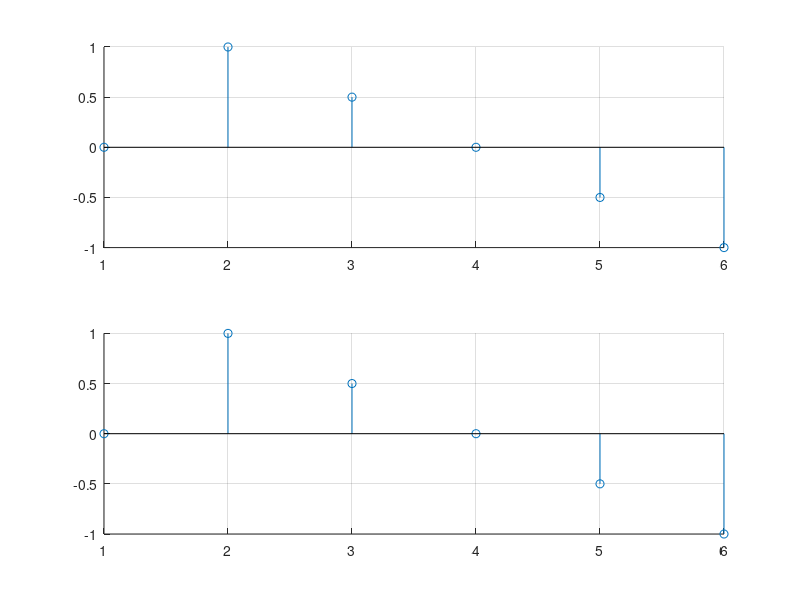

The MATLAB source for this figure:
X = [3 2 1 0 0 0];
XDft = fft(X);

Y1 = X - ifft(real(XDft));
Y2 = ifft(j*imag(XDft));

figure(1); clf;
subplot(2, 1, 1); hold on; grid on;
stem(Y1);

subplot(2, 1, 2); hold on; grid on;
stem(Y2);
